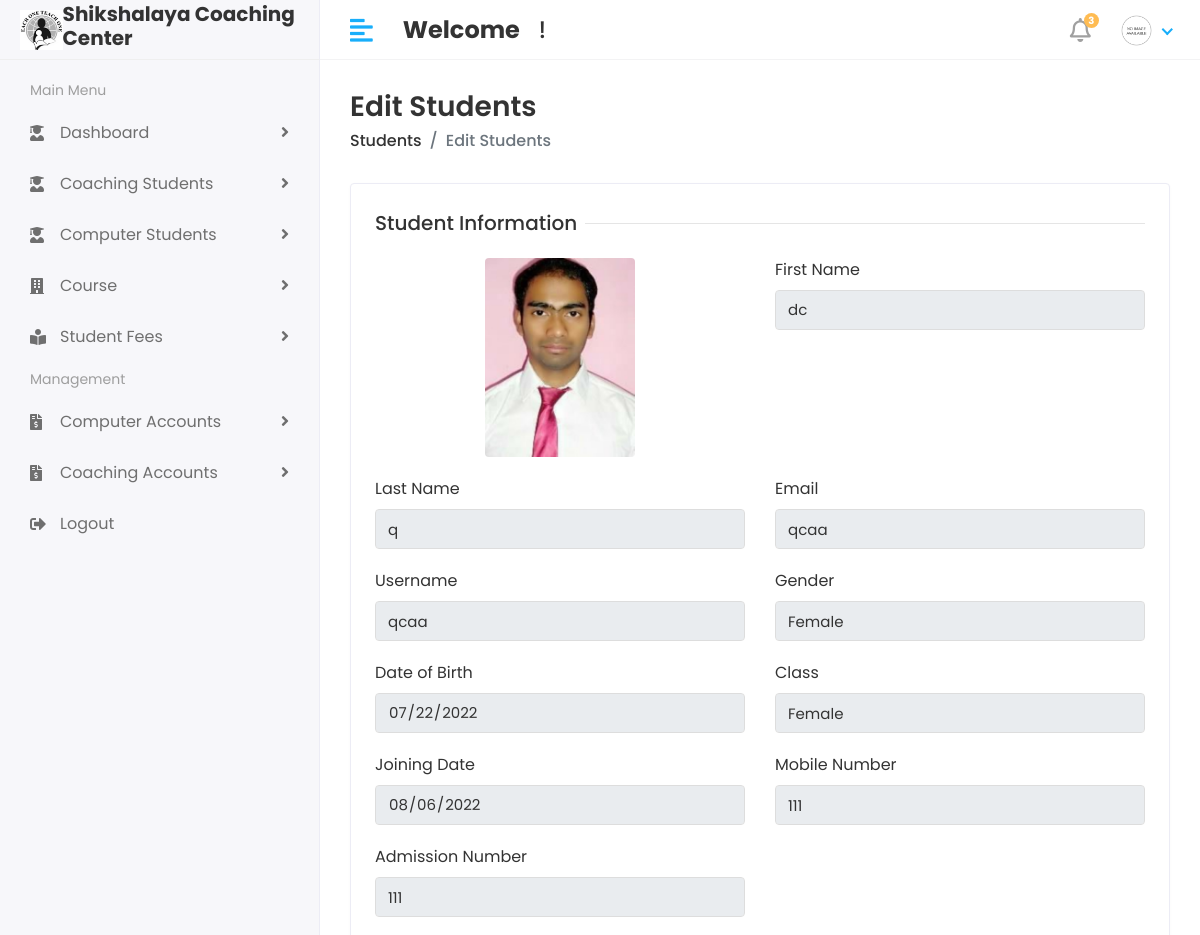
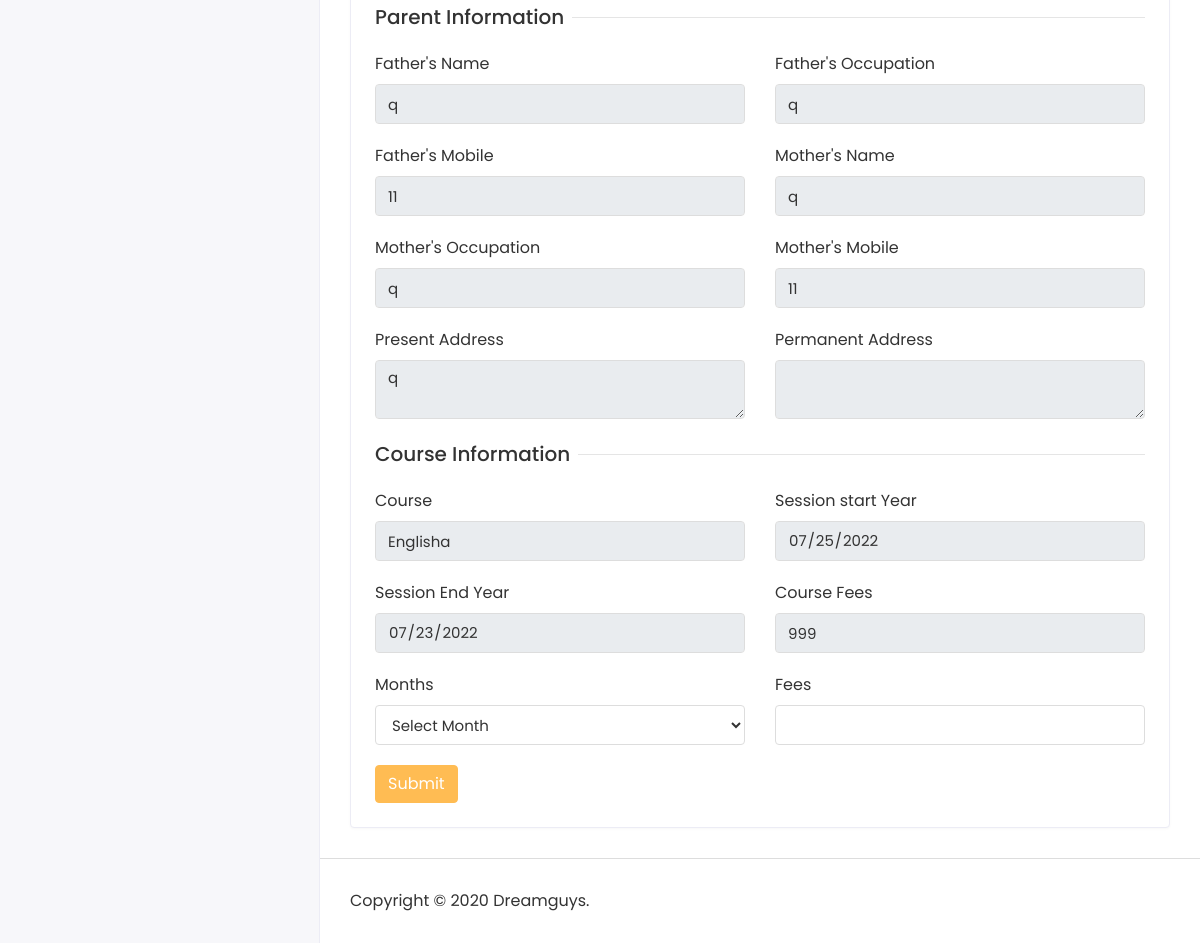
The page /Hod/Student/Fees/1 (signed in) on the database as committed earlier (2 pictures, top to bottom).
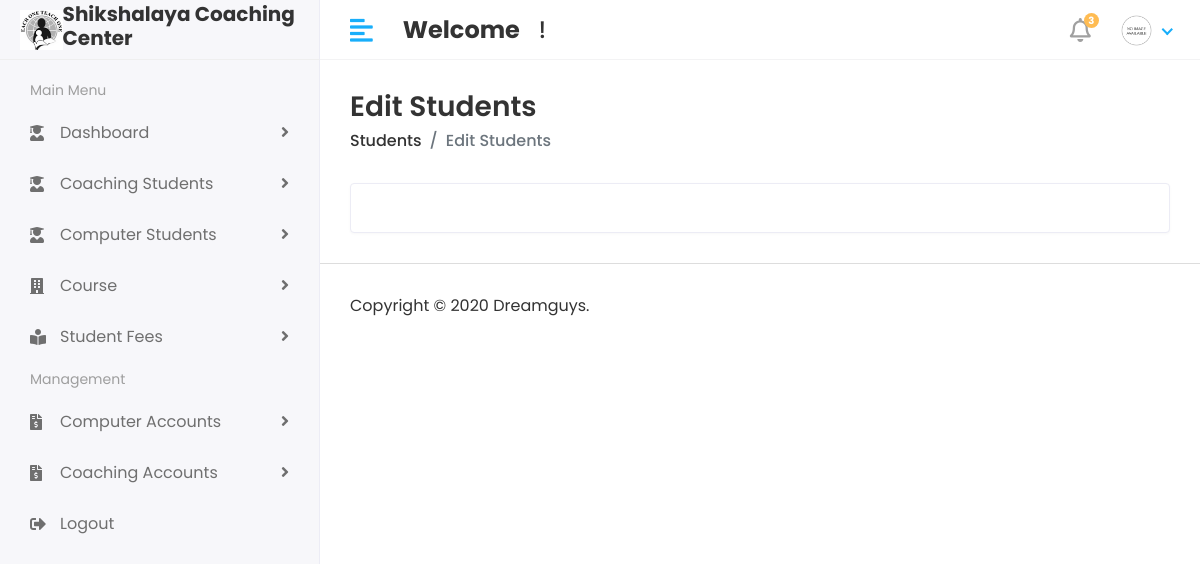
The same page on the database as committed later.
### shikshalaya_computer_app/models.py (models this page shows, shortened)
class Student(models.Model):
    admin = models.OneToOneField(CustomUser,on_delete=models.CASCADE)
    gender  = models.CharField(max_length=100)
    date_of_birth = models.CharField(max_length=100)
    Class = models.CharField(max_length=100)
    joining_date = models.CharField(max_length=100)
    mobile_number = models.CharField(max_length=100,default=0)
    admission_number = models.CharField(max_length=100,default=0)
    father_name = models.CharField(max_length=100)
    father_occupation = models.CharField(max_length=100)
    father_mobile = models.CharField(max_length=100,default=0)
    mother_name = models.CharField(max_length=100)
    mother_occupation = models.CharField(max_length=100)
    mother_mobile_number = models.CharField(max_length=100,default=0)
    present_address = models.TextField()
    perment_address = models.TextField()
    course_stud = models.ForeignKey(Course,on_delete=models.DO_NOTHING)
    session_start = models.CharField(max_length=100)
    session_end =models.CharField(max_length=100)
    course_fees = models.CharField(max_length=100,default=0)
    created_at = models.DateTimeField(auto_now_add=True)
    updated_at = models.DateTimeField(auto_now=True)

class CustomUser(AbstractUser):
    USER = (
        (1,'HOD'),
        (2,'STAFF'),
        (3,'STUDENT')
    )
    user_type =  models.CharField(choices=USER,max_length=50,default=1)
    profile_pic = models.ImageField(upload_to='media/profile_pic')

class Course(models.Model):
    name = models.CharField(max_length=100)
    created_at = models.DateTimeField(auto_now_add=True)
    updated_at = models.DateTimeField(auto_now=True)

### student_management_system/Hod_views.py (the view)
# urls.py: path('Hod/Student/Fees/<str:id>',Hod_views.FEES_STUDENT,name='fees_student'),
@login_required(login_url='/')
def FEES_STUDENT(request,id):
    student = Student.objects.filter(id=id)
    course = Course.objects.all()
    context = {
        'student': student,
        'course': course
    }
    return render(request,'Hod/fees_student.html', context)

### templates/Hod/fees_student.html (shortened to what the changed rows need)
{% extends 'base.html' %}
{% block content %}
 <div class="content container-fluid">
               <div class="row">
                  <div class="col-sm-12">
                     <div class="card">
                        <div class="card-body">
                        {% for i in student %}
                           <form method="post" action="{% url 'fees_add_student_d' i.id %}" enctype="multipart/form-data">
                              <div class="row">
                                 <div class="col-12">
                                    <h5 class="form-title"><span>Student Information</span></h5>
                                 </div>
                                 <div class="col-12 col-sm-6">
                                    <div class="form-group">
                                       <a  class="rounded-circle shadow-4"><img class="rounded mx-auto d-block" style="width: 150px;" src="/{{i.admin.profile_pic}}" alt="User Image"></a>
                                    </div>
                                 </div>
                                 <div class="col-12 col-sm-6">
                                    <div class="form-group">
                                       <label>First Name</label>
                                       <input type="text" class="form-control" name="first_name"  value="{{i.admin.first_name}} " readonly>
                                    </div>
                                 </div>
                                 <div class="col-12 col-sm-6">
                                    <div class="form-group">
                                       <label>Last Name</label>
                                       <input type="text" class="form-control" name="last_name"  value="{{i.admin.last_name}}" readonly>
                                    </div>
                                 </div>
                                 <div class="col-12 col-sm-6">
                                    <div class="form-group">
                                       <label>Email</label>
                                       <input type="text" class="form-control" name="email"  value="{{i.admin.email}}" readonly>
                                    </div>
                                 </div>
                                 <div class="col-12 col-sm-6">
                                    <div class="form-group">
                                       <label>Username</label>
                                       <input type="text" class="form-control" name="username"  value="{{i.admin.username}}" readonly>
                                    </div>
                                 </div>
                                 <div class="col-12 col-sm-6">
                                    <div class="form-group">
                                       <label>Gender</label>
                                       <input type="text" class="form-control" name="gender"  value="{{i.gender}}" readonly>
                                    </div>
                                 </div>
                                 <div class="col-12 col-sm-6">
                                    <div class="form-group">
                                       <label>Date of Birth</label>
                                       <div>
                                          <input type="date" class="form-control" name="date_of_birth"  value="{{i.date_of_birth}}" readonly>
                                       </div>
                                    </div>
                                 </div>
                                 <div class="col-12 col-sm-6">
                                    <div class="form-group">
                                       <label>Class</label>
                                       <input type="text" class="form-control" name="Class"  value="{{i.Class}}" readonly>
                                    </div>
                                 </div>
                                 <div class="col-12 col-sm-6">
                                    <div class="form-group">
                                       <label>Joining Date</label>
                                       <div>
                                          <input type="date" class="form-control" name="joining_date"  value="{{i.joining_date}}" readonly>
                                       </div>
                                    </div>
                                 </div>
                                 <div class="col-12 col-sm-6">
                                    <div class="form-group">
                                       <label>Mobile Number</label>
                                       <input type="text" class="form-control" name="mobile_number"  value="{{i.mobile_number}}" readonly>
                                    </div>
                                 </div>
                                 <div class="col-12 col-sm-6">
                                    <div class="form-group">
                                       <label>Admission Number</label>
                                       <input type="text" class="form-control" name="admission_number"  value="{{i.admission_number}}" readonly>
                                    </div>
                                 </div>
                                 <div class="col-12">
                                    <h5 class="form-title"><span>Parent Information</span></h5>
                                 </div>
                                 <div class="col-12 col-sm-6">
                                    <div class="form-group">
                                       <label>Father's Name</label>
                                       <input type="text" class="form-control" name="father_name"  value="{{i.father_name}}" readonly>
                                    </div>
                                 </div>
                                 <div class="col-12 col-sm-6">
                                    <div class="form-group">
                                       <label>Father's Occupation</label>
                                       <input type="text" class="form-control" name="father_occupation"  value="{{i.father_occupation}}" readonly>
                                    </div>
                                 </div>
                                 <div class="col-12 col-sm-6">
                                    <div class="form-group">
                                       <label>Father's Mobile</label>
                                       <input type="text" class="form-control" name="father_mobile_number" required  value="{{i.father_mobile}}" readonly>
                                    </div>
                                 </div>
                                 <div class="col-12 col-sm-6">
                                    <div class="form-group">
                                       <label>Mother's Name</label>
                                       <input type="text" class="form-control" name="mother_name"  value="{{i.mother_name}}" readonly>
                                    </div>
                                 </div>
                                 <div class="col-12 col-sm-6">
                                    <div class="form-group">
                                       <label>Mother's Occupation</label>
                                       <input type="text" class="form-control" name="mother_occupation"  value="{{i.mother_occupation}}" readonly>
                                    </div>
                                 </div>
                                 <div class="col-12 col-sm-6">
                                    <div class="form-group">
                                       <label>Mother's Mobile</label>
                                       <input type="text" class="form-control" name="mother_mobile_number"  value="{{i.mother_mobile_number}}" readonly>
                                    </div>
                                 </div>
                                 <div class="col-12 col-sm-6">
                                    <div class="form-group">
                                       <label>Present Address</label>
                                       <textarea class="form-control" name="present_address" readonly >{{i.present_address}}</textarea>
                                    </div>
                                 </div>
                                 <div class="col-12 col-sm-6">
                                    <div class="form-group">
                                       <label>Permanent Address</label>
                                       <textarea class="form-control" name="permenent_address" readonly >{{i.permenent_address}}</textarea>
                                    </div>
                                 </div>
                                 <div class="col-12">
                                    <h5 class="form-title"><span>Course Information</span></h5>
                                 </div>
                                  <div class="col-12 col-sm-6">
                                    <div class="form-group">
                                       <label>Course</label>
                                       <input type="text" class="form-control" name="course_id"  value="{{i.course_stud.name}}" readonly>
                                    </div>
                                 </div>
                                 <div class="col-12 col-sm-6">
                                    <div class="form-group">
                                       <label>Session start Year</label>
                                       <div>
                                          <input type="date" class="form-control" name="session_start"  value="{{i.session_start}}" readonly>
                                       </div>
                                    </div>
                                 </div>
                                 <div class="col-12 col-sm-6">
                                    <div class="form-group">
                                       <label>Session End Year</label>
                                       <div>
                                          <input type="date" class="form-control" name="session_end"  value="{{i.session_end}}" readonly>
                                       </div>
                                    </div>
                                 </div>
                                 <div class="col-12 col-sm-6">
                                    <div class="form-group">
                                       <label>Course Fees</label>
                                       <input type="text" class="form-control" name="course_fees"  value="{{i.course_fees}}" readonly>
                                    </div>
                                 </div>
                                  <div class="col-12 col-sm-6">
                                    <div class="form-group">
                                       <label>Months</label>
                                       <select class="form-control" name="months"   required/>
                                          <option>Select Month</option>
                                    </div>
                                 </div>
                                  <div class="col-12 col-sm-6">
                                    <div class="form-group">
                                       <label>Fees</label>
                                       <input type="number" class="form-control" name="month_fees"   required>
                                    </div>
                                 </div>
                                 <div class="col-12">
                                    <button type="submit" class="btn btn-primary">Submit</button>
                                 </div>
                              </div>
                           </form>
                            {% endfor %}
                        </div>
                     </div>
                  </div>
               </div>
            </div>
{% endblock %}

Rows that differ between the two databases and show on the page:
removed Student: admin.profile_pic (picture), first_name "dc", last_name "q", email "qcaa", username "qcaa", gender "Female", date_of_birth "07/22/2022", Class "Female", joining_date "08/06/2022", mobile_number "111", admission_number "111", father_name "q", father_occupation "q", father_mobile_number "11", mother_name "q", mother_occupation "q", mother_mobile_number "11", present_address "q", course_id "Englisha", session_start "07/25/2022", session_end "07/23/2022", course_fees "999"
